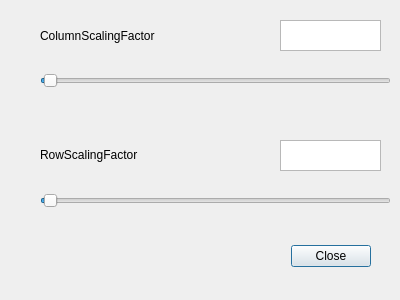
<?xml version="1.0" encoding="UTF-8"?>
<ui version="4.0">
 <class>Dialog</class>
 <widget class="QDialog" name="Dialog">
  <property name="geometry">
   <rect>
    <x>0</x>
    <y>0</y>
    <width>400</width>
    <height>300</height>
   </rect>
  </property>
  <property name="windowTitle">
   <string>GridLayout</string>
  </property>
  <widget class="QDialogButtonBox" name="buttonBox">
   <property name="geometry">
    <rect>
     <x>30</x>
     <y>240</y>
     <width>341</width>
     <height>32</height>
    </rect>
   </property>
   <property name="orientation">
    <enum>Qt::Horizontal</enum>
   </property>
   <property name="standardButtons">
    <set>QDialogButtonBox::Close</set>
   </property>
  </widget>
  <widget class="QLabel" name="columnScalingLabel">
   <property name="geometry">
    <rect>
     <x>40</x>
     <y>20</y>
     <width>141</width>
     <height>31</height>
    </rect>
   </property>
   <property name="text">
    <string>ColumnScalingFactor</string>
   </property>
  </widget>
  <widget class="QLabel" name="rowScalingLabel">
   <property name="geometry">
    <rect>
     <x>40</x>
     <y>139</y>
     <width>121</width>
     <height>31</height>
    </rect>
   </property>
   <property name="text">
    <string>RowScalingFactor</string>
   </property>
   <property name="textInteractionFlags">
    <set>Qt::LinksAccessibleByMouse</set>
   </property>
  </widget>
  <widget class="QSlider" name="columnScalingSlider">
   <property name="geometry">
    <rect>
     <x>40</x>
     <y>70</y>
     <width>351</width>
     <height>21</height>
    </rect>
   </property>
   <property name="minimum">
    <number>1</number>
   </property>
   <property name="maximum">
    <number>10000</number>
   </property>
   <property name="sliderPosition">
    <number>100</number>
   </property>
   <property name="orientation">
    <enum>Qt::Horizontal</enum>
   </property>
  </widget>
  <widget class="QSlider" name="rowScalingSlider">
   <property name="geometry">
    <rect>
     <x>40</x>
     <y>190</y>
     <width>351</width>
     <height>21</height>
    </rect>
   </property>
   <property name="minimum">
    <number>1</number>
   </property>
   <property name="maximum">
    <number>10000</number>
   </property>
   <property name="sliderPosition">
    <number>100</number>
   </property>
   <property name="orientation">
    <enum>Qt::Horizontal</enum>
   </property>
   <property name="tickPosition">
    <enum>QSlider::NoTicks</enum>
   </property>
   <property name="tickInterval">
    <number>0</number>
   </property>
  </widget>
  <widget class="QTextEdit" name="rowScalingText">
   <property name="geometry">
    <rect>
     <x>280</x>
     <y>140</y>
     <width>101</width>
     <height>31</height>
    </rect>
   </property>
   <property name="readOnly">
    <bool>true</bool>
   </property>
  </widget>
  <widget class="QTextEdit" name="columnScalingText">
   <property name="geometry">
    <rect>
     <x>280</x>
     <y>20</y>
     <width>101</width>
     <height>31</height>
    </rect>
   </property>
   <property name="readOnly">
    <bool>true</bool>
   </property>
  </widget>
 </widget>
 <resources/>
 <connections>
  <connection>
   <sender>buttonBox</sender>
   <signal>accepted()</signal>
   <receiver>Dialog</receiver>
   <slot>accept()</slot>
   <hints>
    <hint type="sourcelabel">
     <x>248</x>
     <y>254</y>
    </hint>
    <hint type="destinationlabel">
     <x>157</x>
     <y>274</y>
    </hint>
   </hints>
  </connection>
  <connection>
   <sender>buttonBox</sender>
   <signal>rejected()</signal>
   <receiver>Dialog</receiver>
   <slot>reject()</slot>
   <hints>
    <hint type="sourcelabel">
     <x>316</x>
     <y>260</y>
    </hint>
    <hint type="destinationlabel">
     <x>286</x>
     <y>274</y>
    </hint>
   </hints>
  </connection>
 </connections>
</ui>
